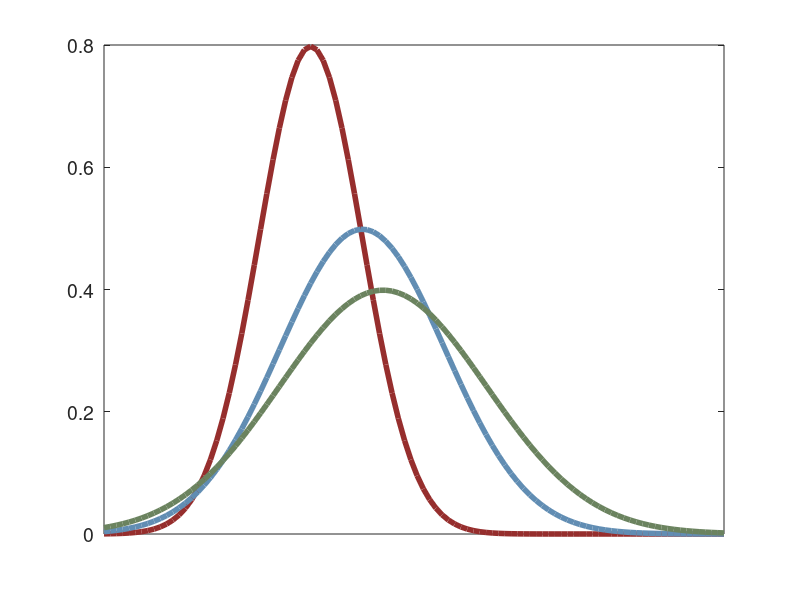

MATLAB code to generate this figure: (Note: this script raises an error after producing the figure.)
%plot_illustration
%% Plot the illustration for signal detection theory in 3 choice task
x = linspace(-1,5);
y1 = normpdf(x,0.5,0.4);

y2 = normpdf(x,1,0.5);
y3 = normpdf(x,1.5,0.8);
y4 = normpdf(x,1.7,1);

figure('Color','w', 'DefaultAxesFontSize',14,'Position',[1341 1371 705 187]);
%plot(x, y1, 'Linewidth', 4, 'color', [0.2 0.2 0.2]);

plot(x, y2, 'Linewidth', 4, 'color', [150 46 45]/255);
hold on
plot(x, y3, 'Linewidth', 4, 'color', [97 141 179]/255);

plot(x, y4, 'Linewidth', 4, 'color', [107 131 95]/255);
hold off

set(gca,'XTick',[],'xticklabel',{[]})
h = gca;
h.YAxis.Visible = 'off';
h.XAxis.Visible = 'off';
box off

%% Plot the bar graphs for internal activations
clr = [150 46 45; 97 141 179; 107 131 95]/255;
figure('Color','w', 'DefaultAxesFontSize',14,'Position',[912 1312 316 246]);
hypo_activations = [100 60 50];
b = bar(hypo_activations,'facecolor', 'flat');
b.CData = clr;
box off
ylim([0 120])
set(gca,'XTick',[],'xticklabel',{[]})
set(gca,'YTick',[],'yticklabel',{[]})
h = gca;
